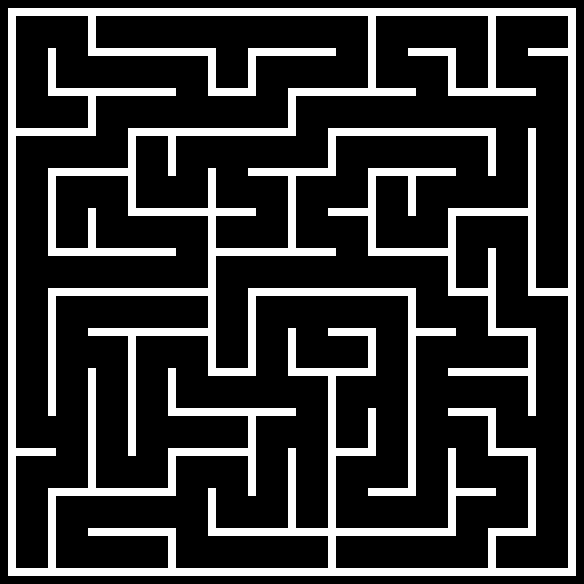

This is a level from a 2D game, rendered from its Tiled map with the project's own tilesets. A one-line summary and the map file follow, with tile-layer data summarised:
An orthogonal 73x73 tile map with 8x8 px tiles, 1 tile layer (Background) and 98 objects (4x Painter, Player, Checkpoint).

<map version="1.10" tiledversion="1.10.2" orientation="orthogonal" renderorder="right-down" width="73" height="73" tilewidth="8" tileheight="8" infinite="0" nextlayerid="4" nextobjectid="108">
 <tileset firstgid="1" source="Mazeball.tsx" />
 <layer id="1" name="Background" width="73" height="73">
  <data>[5329 cells, 1125 non-empty, 1 distinct tile ids]</data>
 </layer>
 <objectgroup id="2" name="Spawnpoints">
  <object id="100" name="Player" type="Player" x="255.333" y="17" width="30" height="30" />
  <object id="102" name="Painter" type="Painter" x="536.667" y="256" width="30" height="30">
   <properties>
    <property name="colour" value="Yellow" />
   </properties>
  </object>
  <object id="105" name="Painter" type="Painter" x="55.6667" y="97" width="30" height="30">
   <properties>
    <property name="colour" value="Blue" />
   </properties>
  </object>
  <object id="103" name="Painter" type="Painter" x="498" y="537" width="30" height="30">
   <properties>
    <property name="colour" value="Red" />
   </properties>
  </object>
  <object id="104" name="Painter" type="Painter" x="17" y="535.667" width="30" height="30">
   <properties>
    <property name="colour" value="Green" />
   </properties>
  </object>
  <object id="107" name="Checkpoint" type="Checkpoint" x="296.25" y="554.25">
   <polygon points="0,0 31.75,0 31.75,15 0.25,14.75" />
  </object>
 </objectgroup>
 <objectgroup id="3" name="Walls">
  <object id="1" x="8" y="8.25">
   <polygon points="0,0 567.75,-0.25 567.5,7.25 0.25,7.75" />
  </object>
  <object id="2" x="7.75" y="16.5">
   <polygon points="0,0 8.25,-0.25 8,559.25 0.5,559.25" />
  </object>
  <object id="3" x="16.25" y="569.25">
   <polygon points="0,0 559.5,-0.5 559.75,7.5 -0.5,7.25" />
  </object>
  <object id="4" x="568.5" y="567.75">
   <polygon points="0,0 7.5,0 7.25,-552 -0.5,-551.75" />
  </object>
  <object id="5" x="48.25" y="496">
   <polygon points="0,0 7.5,0.5 7.25,72 0.25,72" />
  </object>
  <object id="6" x="48.25" y="488.25">
   <polygon points="0,0 127.25,0.5 127.75,7.5 -0.25,7" />
  </object>
  <object id="7" x="88.25" y="528.75">
   <polygon points="0,0 87.5,-0.25 87.25,6.5 0,6.5" />
  </object>
  <object id="8" x="168.25" y="536">
   <polygon points="0,0 7.5,0 7.75,32.25 0,32" />
  </object>
  <object id="9" x="16.25" y="448">
   <polygon points="0,0 39.75,0.5 39.75,7.75 0.25,7.75" />
  </object>
  <object id="10" x="168" y="456.25">
   <polygon points="0,0 7.75,0 7.5,32.25 -0.25,31.75" />
  </object>
  <object id="11" x="208.5" y="488.75">
   <polygon points="0,0 7.25,0 7.5,39.75 -0.75,39.5" />
  </object>
  <object id="12" x="207.5" y="528.75">
   <polygon points="0,0 0.5,7 120.5,7.25 120.5,-0.5" />
  </object>
  <object id="13" x="336" y="528.25">
   <polygon points="0,0 0.25,7.5 120,7.5 119.75,-0.25" />
  </object>
  <object id="14" x="288" y="448.5">
   <polygon points="0,0 7.75,0 7.75,79.25 0,79.5" />
  </object>
  <object id="16" x="328.25" y="567.75">
   <polygon points="0,0 7.5,0.5 7.5,-191.75 0,-191.5" />
  </object>
  <object id="17" x="88" y="488.25">
   <polygon points="0,0 7.5,-0.25 7.75,-119.75 0.25,-119.75" />
  </object>
  <object id="18" x="168" y="448.5">
   <polygon points="0,0 80,-0.5 79.75,7.75 0.25,7.25" />
  </object>
  <object id="19" x="248.5" y="495.5">
   <polygon points="0,0 7.5,0 7.5,-79 -0.25,-79.25" />
  </object>
  <object id="20" x="336.25" y="448.5">
   <polygon points="0,0 39.25,-0.25 39.25,7.25 -0.25,7.5" />
  </object>
  <object id="21" x="368.75" y="488.5">
   <polygon points="0,0 47,0 46.75,6.75 -0.25,7" />
  </object>
  <object id="22" x="448.25" y="448.75">
   <polygon points="0,0 7.5,-0.5 7.5,79 -0.25,79" />
  </object>
  <object id="24" x="455.75" y="488.25">
   <polygon points="0,0 40.25,0.25 40.25,7.5 0.5,7.5" />
  </object>
  <object id="25" x="488.5" y="567.75">
   <polygon points="0,0 -0.5,-31.75 7.75,-31.25 7.5,-0.25" />
  </object>
  <object id="26" x="488.25" y="528">
   <polygon points="0,0 48,0.25 47.75,8 0,7.5" />
  </object>
  <object id="27" x="528.5" y="527.5">
   <polygon points="0,0 7.25,0.25 7.25,-71.5 -0.5,-71.25" />
  </object>
  <object id="28" x="488" y="448">
   <polygon points="0,0 47.75,0.5 48,7.75 0.75,7.25" />
  </object>
  <object id="29" x="487.75" y="416.75">
   <polygon points="0,0 7.75,-0.25 7.75,30.25 0,30.25" />
  </object>
  <object id="30" x="448.25" y="408.5">
   <polygon points="0,0 47.75,0 47.5,7.75 0.25,7.25" />
  </object>
  <object id="31" x="368" y="408">
   <polygon points="0,0 8,0.5 7.5,40.5 0,39.75" />
  </object>
  <object id="32" x="408.75" y="487.75">
   <polygon points="0,0 7,0.25 7,-191.5 -0.5,-191.5" />
  </object>
  <object id="33" x="168.25" y="408.5">
   <polygon points="0,0 127.5,0 127.75,7.25 0.25,7.25" />
  </object>
  <object id="35" x="127.75" y="336.5">
   <polygon points="0,0 8.25,-0.25 8,119 0.75,119.25" />
  </object>
  <object id="36" x="168.5" y="368.5">
   <polygon points="0,0 7.5,-0.5 7.5,39.5 -0.25,39.75" />
  </object>
  <object id="37" x="48.5" y="415.75">
   <polygon points="0,0 7.25,0 7.25,-119.75 -0.25,-119.75" />
  </object>
  <object id="38" x="48" y="288.75">
   <polygon points="0,0 160,-0.25 160,7 0.25,6.75" />
  </object>
  <object id="39" x="88" y="328.75">
   <polygon points="0,0 119.5,-0.5 120,6.5 0,7.5" />
  </object>
  <object id="40" x="48" y="248">
   <polygon points="0,0 127.75,0.25 128,7.75 0.25,7.25" />
  </object>
  <object id="42" x="208.5" y="368.5">
   <polygon points="0,0 47.5,0.25 47.25,7.25 -0.25,7.75" />
  </object>
  <object id="43" x="248" y="296.5">
   <polygon points="0,0 7.75,0 7.25,71.75 0.25,71.25" />
  </object>
  <object id="44" x="288.75" y="368.25">
   <polygon points="0,0 7.5,-0.5 6.75,-39.75 -1,-40" />
  </object>
  <object id="45" x="288.5" y="369">
   <polygon points="0,0 -0.25,6.75 87.25,7 87.25,-0.75" />
  </object>
  <object id="46" x="368.25" y="367.25">
   <polygon points="0,0 7.5,0 7.5,-30.75 -0.25,-31" />
  </object>
  <object id="47" x="328.25" y="328.75">
   <polygon points="0,0 47.5,-0.5 47.25,7.5 0,7.25" />
  </object>
  <object id="48" x="248.5" y="288.5">
   <polygon points="0,0 167.5,0 167.5,6.75 0,7.5" />
  </object>
  <object id="49" x="416" y="328.75">
   <polygon points="0,0 39.5,-0.25 39.25,7 -0.5,7" />
  </object>
  <object id="50" x="487.75" y="328.25">
   <polygon points="0,0 40.75,0.25 40.5,7.5 0.5,7.5" />
  </object>
  <object id="51" x="448.5" y="368.5">
   <polygon points="0,0 79.25,-0.25 79.25,7 -0.5,7" />
  </object>
  <object id="52" x="528.75" y="328.5">
   <polygon points="0,0 7.25,-0.5 7.5,86.75 -0.5,87.25" />
  </object>
  <object id="53" x="528.25" y="288.25">
   <polygon points="0,0 39.25,0.25 39.25,7.75 -0.25,7.25" />
  </object>
  <object id="54" x="448.5" y="288.5">
   <polygon points="0,0 39.75,-0.25 39.75,7.25 -0.75,7.75" />
  </object>
  <object id="55" x="488.25" y="327.5">
   <polygon points="0,0 7.75,0.25 7.75,-79.5 -0.25,-79" />
  </object>
  <object id="56" x="528.25" y="287.75">
   <polygon points="0,0 7.25,0 7.25,-159 -0.25,-159.25" />
  </object>
  <object id="57" x="448" y="208.75">
   <polygon points="0,0 79.5,-0.5 79.5,6.75 0,7.5" />
  </object>
  <object id="58" x="448" y="217.25">
   <polygon points="0,0 8,-0.5 7.75,70 0.25,70.5" />
  </object>
  <object id="59" x="408.25" y="176.75">
   <polygon points="0,0 7.5,-0.5 7.5,38.75 0,38.75" />
  </object>
  <object id="60" x="368.25" y="248.75">
   <polygon points="0,0 79.5,-0.25 79.25,7 0.25,7.5" />
  </object>
  <object id="61" x="368.5" y="168.5">
   <polygon points="0,0 87.25,-0.25 87.25,7.25 -0.25,7" />
  </object>
  <object id="62" x="328.25" y="208.5">
   <polygon points="0,0 39.5,-0.5 39.25,7 0,7.5" />
  </object>
  </objectgroup>
</map>
<!-- 34 of 98 objects omitted -->
